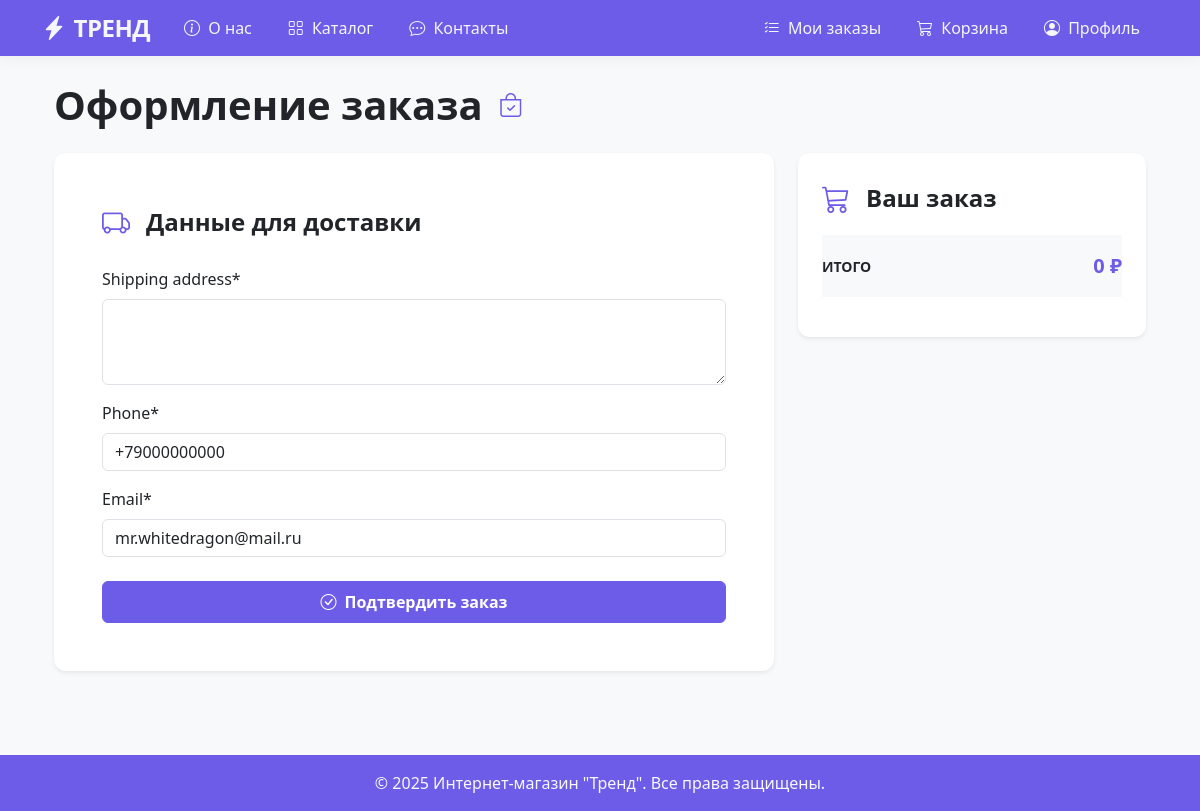
The app's page /orders/create/ (signed in) with its own data.
### users/models.py (models this page shows, shortened)
class Customer(AbstractUser):
    phone = models.CharField(
        _('Телефон'),
        max_length=20,
        unique=True,
        help_text=_('Формат: +79991234567')
    )
    class Meta:
        verbose_name = _('Покупатель')
        verbose_name_plural = _('Покупатели')
        ordering = ['-date_joined']

### cart/models.py (models this page shows, shortened)
class Cart(models.Model):
    customer = models.ForeignKey(
        settings.AUTH_USER_MODEL,
        on_delete=models.CASCADE,
        related_name='carts'
    )
    created_at = models.DateTimeField(auto_now_add=True)
    updated_at = models.DateTimeField(auto_now=True)
    @property
    def total_price(self):
        return sum(item.total_price for item in self.items.all())
    class Meta:
        verbose_name = 'Корзина'
        verbose_name_plural = 'Корзины'

### orders/views.py (the view)
# urls.py: path('create/', views.create_order, name='create_order'),
@login_required
def create_order(request):
    cart = get_object_or_404(Cart, customer=request.user)
    if request.method == 'POST':
        form = (OrderForm
                (request.POST))
        if form.is_valid():
            order = form.save(commit=False)
            order.customer = request.user
            order.cart = cart
            order.save()
            for item in cart.items.all():
                OrderItem.objects.create(
                    order=order,
                    product=item.product,
                    quantity=item.quantity,
                    price=item.product.price
                )
            cart.items.all().delete()
            return redirect('orders:order_detail', order_id=order.id)
    else:
        initial = {
            'phone': request.user.phone,
            'email': request.user.email,
        }
        form = OrderForm(initial=initial)
    return render(request, 'orders/create_order.html', {
        'form': form,
        'cart': cart
    })

### orders/forms.py
class OrderForm(forms.ModelForm):
    class Meta:
        model = Order
        fields = ['shipping_address', 'phone', 'email']
        widgets = {
            'shipping_address': forms.Textarea(attrs={'rows': 3}),
        }

### cart/context_processors.py (called while the page is built)
def cart_items_count(request):
    if request.user.is_authenticated:
        cart = Cart.objects.filter(customer=request.user).first()
        if cart:
            return {'cart_items_count': cart.items.count()}
    return {'cart_items_count': 0}

### templates/orders/create_order.html (shortened to what this page needs)
{% extends 'core/base.html' %}
{% load crispy_forms_tags %}
{% block content %}
<div class="container my-4">
    <div class="d-flex align-items-center mb-4">
        <h1 class="fw-bold mb-0">Оформление заказа</h1>
        <span class="ms-3 fs-4 text-primary"><i class="bi bi-bag-check"></i></span>
    </div>
    <div class="row g-4">
        <div class="col-lg-8">
            <div class="card border-0 shadow-sm">
                <div class="card-body p-4 p-md-5">
                    <div class="d-flex align-items-center mb-4">
                        <i class="bi bi-truck text-primary fs-3 me-3"></i>
                        <h2 class="h4 fw-bold mb-0">Данные для доставки</h2>
                    </div>
                    <form method="post">
                        {{ form|crispy }}
                        <div class="d-grid mt-4">
                            <button type="submit" class="btn btn-primary py-2 fw-bold">
                                <i class="bi bi-check-circle me-2"></i>Подтвердить заказ
                            </button>
                        </div>
                    </form>
                </div>
            </div>
        </div>
        <div class="col-lg-4">
            <div class="card border-0 shadow-sm sticky-md-top">
                <div class="card-body p-4">
                    <div class="d-flex align-items-center mb-3">
                        <i class="bi bi-cart3 text-primary fs-3 me-3"></i>
                        <h2 class="h4 fw-bold mb-0">Ваш заказ</h2>
                    </div>
                    <ul class="list-group list-group-flush mb-3">
                        <li class="list-group-item d-flex justify-content-between align-items-center border-0 px-0 py-3 bg-light">
                            <strong class="text-uppercase small">Итого</strong>
                            <strong class="text-primary fs-5">{{ cart.total_price }} ₽</strong>
                        </li>
                    </ul>
                </div>
            </div>
        </div>
    </div>
</div>
{% endblock %}

### static/css/style.css (style rules this page uses)
:root { --primary: #6c5ce7; --primary-dark: #5d4acd; --secondary: #a29bfe; --accent: #fd79a8; --dark: #2d3436; --light: #f5f6fa; }
html, body { height: 100%; }
body { display: flex; flex-direction: column; }
body { background-color: #f8f9fa; font-family: 'Segoe UI', system-ui, -apple-system, sans-serif; }
.btn-primary { background-color: var(--primary) !important; border-color: var(--primary) !important; color: white !important; transition: all 0.3s ease; }
.card { border: none; border-radius: 12px !important; box-shadow: 0 5px 15px rgba(0,0,0,0.03); transition: transform 0.3s, box-shadow 0.3s; }
.text-primary { color: var(--primary) !important; }
.container.my-4 { flex: 1 0 auto; padding-bottom: 60px; }

### records on screen
Customer: phone "+79000000000", email "mr.whitedragon@mail.ru"
Cart: total_price "0"
